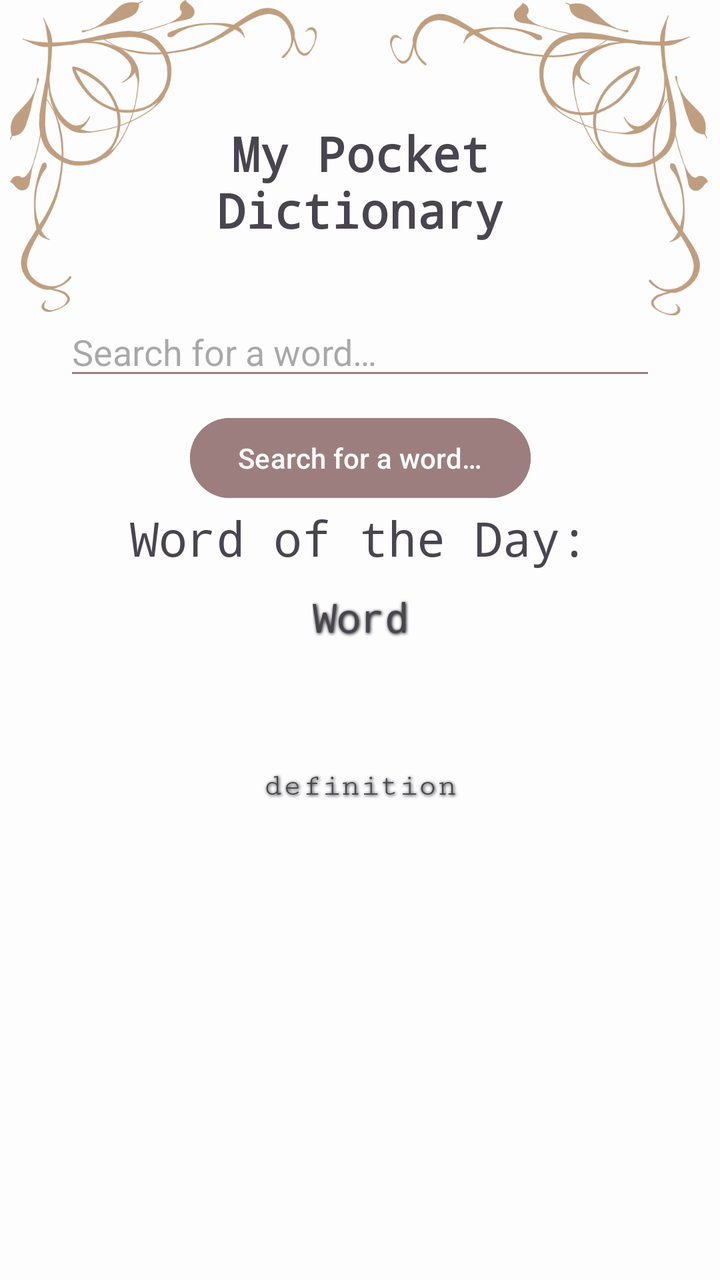
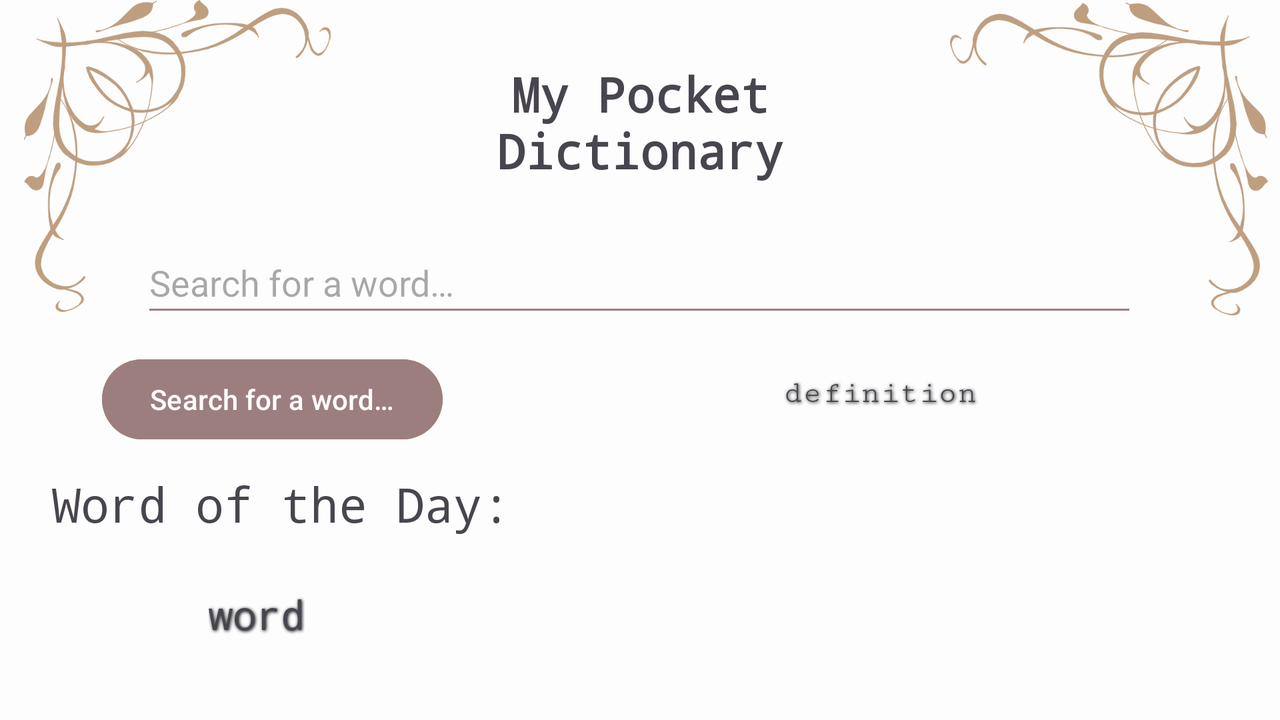

The same Android screen from two of the app's own layout files: first res/layout/ as a phone draws it, then the repository's variant for another configuration, drawn on a device whose configuration selects that folder. Both files follow.
<!-- AndroidManifest.xml: application theme Theme.DictionaryAggregator -->
<!-- res/layout/fragment_first.xml -->
<?xml version="1.0" encoding="utf-8"?>
<androidx.constraintlayout.widget.ConstraintLayout xmlns:android="http://schemas.android.com/apk/res/android"
    xmlns:app="http://schemas.android.com/apk/res-auto"
    xmlns:tools="http://schemas.android.com/tools"
    android:id="@+id/constraint_layout"
    android:layout_width="match_parent"
    android:layout_height="match_parent"
    android:background="#FDFDFD"
    tools:context=".FirstFragment">




    <ImageView
        android:id="@+id/imageView"
        android:layout_width="342dp"
        android:layout_height="379dp"
        android:alpha="0.5"
        android:importantForAccessibility="no"
        android:src="@drawable/book"
        app:layout_constraintBottom_toBottomOf="parent"
        app:layout_constraintEnd_toEndOf="parent"
        app:layout_constraintHorizontal_bias="0.492"
        app:layout_constraintStart_toStartOf="parent"
        app:layout_constraintTop_toBottomOf="@+id/tvTitle2"
        app:layout_constraintVertical_bias="0.261" />


    <ImageView
        android:id="@+id/ivbordertopleft"
        android:layout_width="162dp"
        android:layout_height="156dp"
        android:alpha="0.5"
        android:importantForAccessibility="no"
        android:src="@drawable/brownborder"
        app:layout_constraintBottom_toTopOf="@+id/imageView"
        app:layout_constraintEnd_toStartOf="@+id/ivbordertopright"
        app:layout_constraintHorizontal_bias="0.025"
        app:layout_constraintStart_toStartOf="parent"
        app:layout_constraintTop_toTopOf="parent"
        app:layout_constraintVertical_bias="0.0" />


    <ImageView
        android:id="@+id/ivbordertopright"
        android:layout_width="171dp"
        android:layout_height="159dp"
        android:alpha="0.5"
        android:importantForAccessibility="no"
        android:rotation="90"
        android:src="@drawable/brownborder"
        app:layout_constraintBottom_toTopOf="@+id/imageView"
        app:layout_constraintEnd_toEndOf="parent"
        app:layout_constraintHorizontal_bias="1.0"
        app:layout_constraintStart_toStartOf="parent"
        app:layout_constraintTop_toTopOf="parent"
        app:layout_constraintVertical_bias="0.0" />


    <TextView
        android:id="@+id/tvWord"
        android:layout_width="wrap_content"
        android:layout_height="wrap_content"
        android:layout_marginTop="16dp"
        android:fontFamily="monospace"
        android:shadowColor="#000000"
        android:shadowDx="1"
        android:shadowDy="1"
        android:shadowRadius="4"
        android:text="@string/word"
        android:textSize="20sp"
        app:layout_constraintEnd_toEndOf="@+id/imageView"
        app:layout_constraintHorizontal_bias="0.501"
        app:layout_constraintStart_toStartOf="@+id/imageView"
        app:layout_constraintTop_toTopOf="@+id/imageView" />


    <TextView
        android:id="@+id/tvDefinition"
        android:layout_width="248dp"
        android:layout_height="163dp"
        android:fontFamily="serif-monospace"
        android:shadowColor="#000000"
        android:shadowDx="1"
        android:shadowDy="1"
        android:shadowRadius="4"
        android:text="@string/definition"
        android:textAlignment="center"
        android:textSize="16sp"
        app:layout_constraintBottom_toBottomOf="@+id/imageView"
        app:layout_constraintEnd_toEndOf="@+id/imageView"
        app:layout_constraintStart_toStartOf="@+id/imageView"
        app:layout_constraintTop_toBottomOf="@+id/tvWord"
        app:layout_constraintVertical_bias="0.358" />


    <TextView
        android:id="@+id/tvTitle"
        android:layout_width="191dp"
        android:layout_height="70dp"
        android:fontFamily="monospace"
        android:text="@string/my_pocket_dictionary"
        android:textAlignment="center"
        android:textSize="24sp"
        android:textStyle="bold"
        app:layout_constraintBottom_toBottomOf="parent"
        app:layout_constraintEnd_toEndOf="parent"
        app:layout_constraintStart_toStartOf="parent"
        app:layout_constraintTop_toTopOf="parent"
        app:layout_constraintVertical_bias="0.106" />


    <TextView
        android:id="@+id/tvTitle2"
        android:layout_width="wrap_content"
        android:layout_height="wrap_content"
        android:fontFamily="monospace"
        android:text="@string/word_of_the_day"
        android:textSize="24sp"
        app:layout_constraintBottom_toBottomOf="parent"
        app:layout_constraintEnd_toEndOf="parent"
        app:layout_constraintHorizontal_bias="0.497"
        app:layout_constraintStart_toStartOf="parent"
        app:layout_constraintTop_toBottomOf="@+id/etSearchFirst"
        app:layout_constraintVertical_bias="0.13999999" />


    <EditText
        android:id="@+id/etSearchFirst"
        android:layout_width="0dp"
        android:layout_height="wrap_content"
        android:layout_marginStart="32dp"
        android:layout_marginEnd="32dp"
        android:autofillHints="none"
        android:backgroundTint="#9D7E7E"
        android:ems="10"
        android:hint="@string/seachBtn"
        android:imeOptions="actionSearch"
        android:inputType="text"
        app:layout_constraintBottom_toBottomOf="parent"
        app:layout_constraintEnd_toEndOf="parent"
        app:layout_constraintStart_toStartOf="parent"
        app:layout_constraintTop_toBottomOf="@+id/tvTitle"
        app:layout_constraintVertical_bias="0.050000012" />

    <Button
        android:id="@+id/btnSearch"
        android:layout_width="wrap_content"
        android:layout_height="wrap_content"
        android:layout_marginTop="10dp"
        android:backgroundTint="#9D7E7E"
        android:text="@string/seachBtn"
        app:layout_constraintBottom_toTopOf="@+id/tvTitle2"
        app:layout_constraintEnd_toEndOf="parent"
        app:layout_constraintStart_toStartOf="parent"
        app:layout_constraintTop_toBottomOf="@+id/etSearchFirst" />


</androidx.constraintlayout.widget.ConstraintLayout>
<!-- resources referenced by this layout -->
<resources>
  <!-- drawable brownborder: png bitmap (drawable, 36247 bytes) -->
  <string name="definition">definition</string>
  <string name="my_pocket_dictionary">My Pocket Dictionary</string>
  <string name="seachBtn">Search for a word…</string>
  <string name="word">Word</string>
  <string name="word_of_the_day">Word of the Day:</string>
  <style name="Theme.DictionaryAggregator" parent="Base.Theme.DictionaryAggregator" />
  <style name="Base.Theme.DictionaryAggregator" parent="Theme.Material3.DayNight.NoActionBar">
          
          
      </style>
</resources>
<!-- res/layout-land/fragment_first.xml (the repository's variant of the layout above) -->
<!-- drawn on the phone turned sideways -->
<?xml version="1.0" encoding="utf-8"?>
<androidx.constraintlayout.widget.ConstraintLayout xmlns:android="http://schemas.android.com/apk/res/android"
    xmlns:app="http://schemas.android.com/apk/res-auto"
    xmlns:tools="http://schemas.android.com/tools"
    android:id="@+id/constraint_layout"
    android:layout_width="match_parent"
    android:layout_height="match_parent"
    android:background="#FDFDFD"
    tools:context=".FirstFragment">


    <ImageView
        android:id="@+id/imageView"
        android:layout_width="279dp"
        android:layout_height="221dp"
        android:alpha="0.5"
        android:src="@drawable/book"
        app:layout_constraintBottom_toBottomOf="parent"
        app:layout_constraintEnd_toEndOf="parent"
        app:layout_constraintHorizontal_bias="0.834"
        app:layout_constraintStart_toStartOf="parent"
        app:layout_constraintTop_toBottomOf="@+id/etSearchFirst" />

    <ImageView
        android:alpha="0.5"
        android:id="@+id/ivbordertopleft"
        android:layout_width="162dp"
        android:layout_height="156dp"
        android:src="@drawable/brownborder"
        app:layout_constraintBottom_toTopOf="@+id/imageView"
        app:layout_constraintEnd_toStartOf="@+id/ivbordertopright"
        app:layout_constraintHorizontal_bias="0.025"
        app:layout_constraintStart_toStartOf="parent"
        app:layout_constraintTop_toTopOf="parent"
        app:layout_constraintVertical_bias="0.0" />

    <ImageView
        android:alpha="0.5"
        android:id="@+id/ivbordertopright"
        android:layout_width="171dp"
        android:layout_height="159dp"
        android:rotation="90"
        android:src="@drawable/brownborder"
        app:layout_constraintBottom_toTopOf="@+id/imageView"
        app:layout_constraintEnd_toEndOf="parent"
        app:layout_constraintHorizontal_bias="1.0"
        app:layout_constraintStart_toStartOf="parent"
        app:layout_constraintTop_toTopOf="parent"
        app:layout_constraintVertical_bias="0.0" />

    <TextView
        android:id="@+id/tvWord"
        android:layout_width="wrap_content"
        android:layout_height="wrap_content"
        android:fontFamily="monospace"
        android:shadowColor="#000000"
        android:shadowDx="1"
        android:shadowDy="1"
        android:shadowRadius="4"
        android:text="word"
        android:textSize="20sp"
        app:layout_constraintBottom_toBottomOf="parent"
        app:layout_constraintEnd_toStartOf="@+id/imageView"
        app:layout_constraintHorizontal_bias="0.413"
        app:layout_constraintStart_toStartOf="parent"
        app:layout_constraintTop_toBottomOf="@+id/tvTitle2"
        app:layout_constraintVertical_bias="0.397" />

    <TextView
        android:id="@+id/tvDefinition"
        android:layout_width="194dp"
        android:layout_height="108dp"
        android:fontFamily="serif-monospace"
        android:shadowColor="#000000"
        android:shadowDx="1"
        android:shadowDy="1"
        android:shadowRadius="4"
        android:text="definition"
        android:textAlignment="center"
        android:textSize="16sp"
        android:typeface="normal"
        app:layout_constraintBottom_toBottomOf="parent"
        app:layout_constraintEnd_toEndOf="@+id/imageView"
        app:layout_constraintHorizontal_bias="0.494"
        app:layout_constraintStart_toStartOf="@+id/imageView"
        app:layout_constraintTop_toTopOf="@+id/imageView"
        app:layout_constraintVertical_bias="0.36" />

    <TextView
        android:id="@+id/tvTitle"
        android:layout_width="191dp"
        android:layout_height="70dp"
        android:fontFamily="monospace"
        android:text="My Pocket Dictionary"
        android:textAlignment="center"
        android:textSize="24sp"
        android:textStyle="bold"
        app:layout_constraintBottom_toBottomOf="parent"
        app:layout_constraintEnd_toEndOf="parent"
        app:layout_constraintStart_toStartOf="parent"
        app:layout_constraintTop_toTopOf="parent"
        app:layout_constraintVertical_bias="0.106" />

    <TextView
        android:id="@+id/tvTitle2"
        android:layout_width="wrap_content"
        android:layout_height="wrap_content"
        android:fontFamily="monospace"
        android:text="Word of the Day:"
        android:textSize="24sp"
        app:layout_constraintBottom_toBottomOf="parent"
        app:layout_constraintEnd_toStartOf="@+id/imageView"
        app:layout_constraintHorizontal_bias="0.363"
        app:layout_constraintStart_toStartOf="parent"
        app:layout_constraintTop_toBottomOf="@+id/etSearchFirst"
        app:layout_constraintVertical_bias="0.44" />

    <EditText
        android:id="@+id/etSearchFirst"
        android:layout_width="498dp"
        android:layout_height="47dp"
        android:layout_marginStart="32dp"
        android:layout_marginEnd="32dp"
        android:backgroundTint="#9D7E7E"
        android:ems="10"
        android:hint="@string/seachBtn"
        android:inputType="text"
        app:layout_constraintBottom_toBottomOf="parent"
        app:layout_constraintEnd_toEndOf="parent"
        app:layout_constraintHorizontal_bias="0.497"
        app:layout_constraintStart_toStartOf="parent"
        app:layout_constraintTop_toBottomOf="@+id/tvTitle"
        app:layout_constraintVertical_bias="0.073" />

    <Button
        android:id="@+id/btnSearch"
        android:layout_width="wrap_content"
        android:layout_height="wrap_content"
        android:backgroundTint="#9D7E7E"
        android:text="@string/seachBtn"
        app:layout_constraintBottom_toTopOf="@+id/tvTitle2"
        app:layout_constraintEnd_toStartOf="@+id/imageView"
        app:layout_constraintHorizontal_bias="0.39"
        app:layout_constraintStart_toStartOf="parent"
        app:layout_constraintTop_toBottomOf="@+id/etSearchFirst" />


</androidx.constraintlayout.widget.ConstraintLayout>
<!-- resources referenced by the variant -->
<!-- as the phone turned sideways resolves them -->
<resources>
  <!-- drawable brownborder: png bitmap (drawable, 36247 bytes) -->
  <string name="seachBtn">Search for a word…</string>
  <style name="Theme.DictionaryAggregator" parent="Base.Theme.DictionaryAggregator" />
  <style name="Base.Theme.DictionaryAggregator" parent="Theme.Material3.DayNight.NoActionBar">
          
          
      </style>
</resources>
